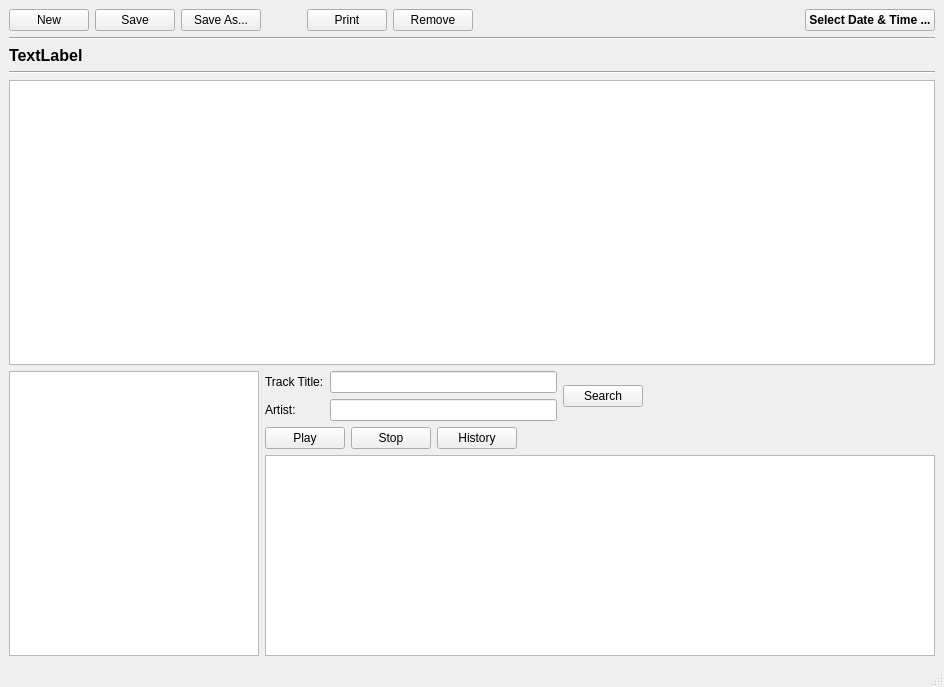
<?xml version="1.0" encoding="UTF-8"?>
<ui version="4.0">
 <class>MainWindow</class>
 <widget class="QMainWindow" name="MainWindow">
  <property name="geometry">
   <rect>
    <x>0</x>
    <y>0</y>
    <width>944</width>
    <height>687</height>
   </rect>
  </property>
  <property name="windowTitle">
   <string>MainWindow</string>
  </property>
  <widget class="QWidget" name="centralwidget">
   <layout class="QVBoxLayout" name="verticalLayout_2">
    <item>
     <layout class="QHBoxLayout" name="horizontalLayout_2">
      <item>
       <widget class="QPushButton" name="btnNew">
        <property name="text">
         <string>New</string>
        </property>
       </widget>
      </item>
      <item>
       <widget class="QPushButton" name="btnSave">
        <property name="text">
         <string>Save</string>
        </property>
       </widget>
      </item>
      <item>
       <widget class="QPushButton" name="btnSaveAs">
        <property name="text">
         <string>Save As...</string>
        </property>
       </widget>
      </item>
      <item>
       <spacer name="horizontalSpacer_5">
        <property name="orientation">
         <enum>Qt::Horizontal</enum>
        </property>
        <property name="sizeType">
         <enum>QSizePolicy::Fixed</enum>
        </property>
        <property name="sizeHint" stdset="0">
         <size>
          <width>40</width>
          <height>20</height>
         </size>
        </property>
       </spacer>
      </item>
      <item>
       <widget class="QPushButton" name="btnPrint">
        <property name="text">
         <string>Print</string>
        </property>
       </widget>
      </item>
      <item>
       <widget class="QPushButton" name="btnRemove">
        <property name="text">
         <string>Remove</string>
        </property>
       </widget>
      </item>
      <item>
       <layout class="QHBoxLayout" name="hlHour"/>
      </item>
      <item>
       <spacer name="horizontalSpacer">
        <property name="orientation">
         <enum>Qt::Horizontal</enum>
        </property>
        <property name="sizeHint" stdset="0">
         <size>
          <width>40</width>
          <height>20</height>
         </size>
        </property>
       </spacer>
      </item>
      <item>
       <widget class="QPushButton" name="btnDateTimeSelector">
        <property name="font">
         <font>
          <weight>75</weight>
          <bold>true</bold>
         </font>
        </property>
        <property name="text">
         <string>Select Date &amp;&amp; Time ...</string>
        </property>
       </widget>
      </item>
     </layout>
    </item>
    <item>
     <widget class="Line" name="line">
      <property name="orientation">
       <enum>Qt::Horizontal</enum>
      </property>
     </widget>
    </item>
    <item>
     <layout class="QHBoxLayout" name="horizontalLayout" stretch="1">
      <property name="spacing">
       <number>8</number>
      </property>
      <property name="rightMargin">
       <number>0</number>
      </property>
      <item>
       <widget class="QLabel" name="lblDateTime">
        <property name="font">
         <font>
          <pointsize>12</pointsize>
          <weight>75</weight>
          <bold>true</bold>
         </font>
        </property>
        <property name="text">
         <string>TextLabel</string>
        </property>
       </widget>
      </item>
     </layout>
    </item>
    <item>
     <widget class="Line" name="line_2">
      <property name="orientation">
       <enum>Qt::Horizontal</enum>
      </property>
     </widget>
    </item>
    <item>
     <widget class="QTableView" name="tvSchedule">
      <property name="editTriggers">
       <set>QAbstractItemView::NoEditTriggers</set>
      </property>
      <property name="selectionBehavior">
       <enum>QAbstractItemView::SelectRows</enum>
      </property>
     </widget>
    </item>
    <item>
     <layout class="QHBoxLayout" name="horizontalLayout_6">
      <item>
       <widget class="QTreeView" name="tvFolders">
        <property name="maximumSize">
         <size>
          <width>250</width>
          <height>16777215</height>
         </size>
        </property>
        <property name="editTriggers">
         <set>QAbstractItemView::NoEditTriggers</set>
        </property>
       </widget>
      </item>
      <item>
       <layout class="QVBoxLayout" name="verticalLayout">
        <item>
         <layout class="QHBoxLayout" name="horizontalLayout_3">
          <item>
           <layout class="QGridLayout" name="gridLayout">
            <item row="0" column="1">
             <widget class="QLineEdit" name="edtTitle"/>
            </item>
            <item row="0" column="0">
             <widget class="QLabel" name="label_4">
              <property name="text">
               <string>Track Title:</string>
              </property>
             </widget>
            </item>
            <item row="1" column="1">
             <widget class="QLineEdit" name="edtArtist"/>
            </item>
            <item row="1" column="0">
             <widget class="QLabel" name="label_5">
              <property name="text">
               <string>Artist:</string>
              </property>
             </widget>
            </item>
           </layout>
          </item>
          <item>
           <widget class="QPushButton" name="btnSearch">
            <property name="styleSheet">
             <string notr="true"/>
            </property>
            <property name="text">
             <string>Search</string>
            </property>
           </widget>
          </item>
          <item>
           <spacer name="horizontalSpacer_3">
            <property name="orientation">
             <enum>Qt::Horizontal</enum>
            </property>
            <property name="sizeHint" stdset="0">
             <size>
              <width>40</width>
              <height>20</height>
             </size>
            </property>
           </spacer>
          </item>
          <item>
           <layout class="QHBoxLayout" name="hlVolumeMeter"/>
          </item>
         </layout>
        </item>
        <item>
         <layout class="QHBoxLayout" name="horizontalLayout_4">
          <item>
           <widget class="QPushButton" name="btnPlay">
            <property name="text">
             <string>Play</string>
            </property>
           </widget>
          </item>
          <item>
           <widget class="QPushButton" name="btnStop">
            <property name="text">
             <string>Stop</string>
            </property>
           </widget>
          </item>
          <item>
           <widget class="QPushButton" name="btnHistory">
            <property name="text">
             <string>History</string>
            </property>
            <property name="checkable">
             <bool>true</bool>
            </property>
           </widget>
          </item>
          <item>
           <spacer name="horizontalSpacer_2">
            <property name="orientation">
             <enum>Qt::Horizontal</enum>
            </property>
            <property name="sizeHint" stdset="0">
             <size>
              <width>40</width>
              <height>20</height>
             </size>
            </property>
           </spacer>
          </item>
         </layout>
        </item>
        <item>
         <layout class="QHBoxLayout" name="horizontalLayout_5">
          <item>
           <widget class="QTableView" name="tvTracks">
            <property name="editTriggers">
             <set>QAbstractItemView::NoEditTriggers</set>
            </property>
            <property name="selectionBehavior">
             <enum>QAbstractItemView::SelectRows</enum>
            </property>
           </widget>
          </item>
          <item>
           <layout class="QVBoxLayout" name="vlHistory"/>
          </item>
         </layout>
        </item>
       </layout>
      </item>
     </layout>
    </item>
   </layout>
  </widget>
  <widget class="QMenuBar" name="menubar">
   <property name="geometry">
    <rect>
     <x>0</x>
     <y>0</y>
     <width>944</width>
     <height>21</height>
    </rect>
   </property>
  </widget>
  <widget class="QStatusBar" name="statusbar"/>
 </widget>
 <resources/>
 <connections/>
</ui>
